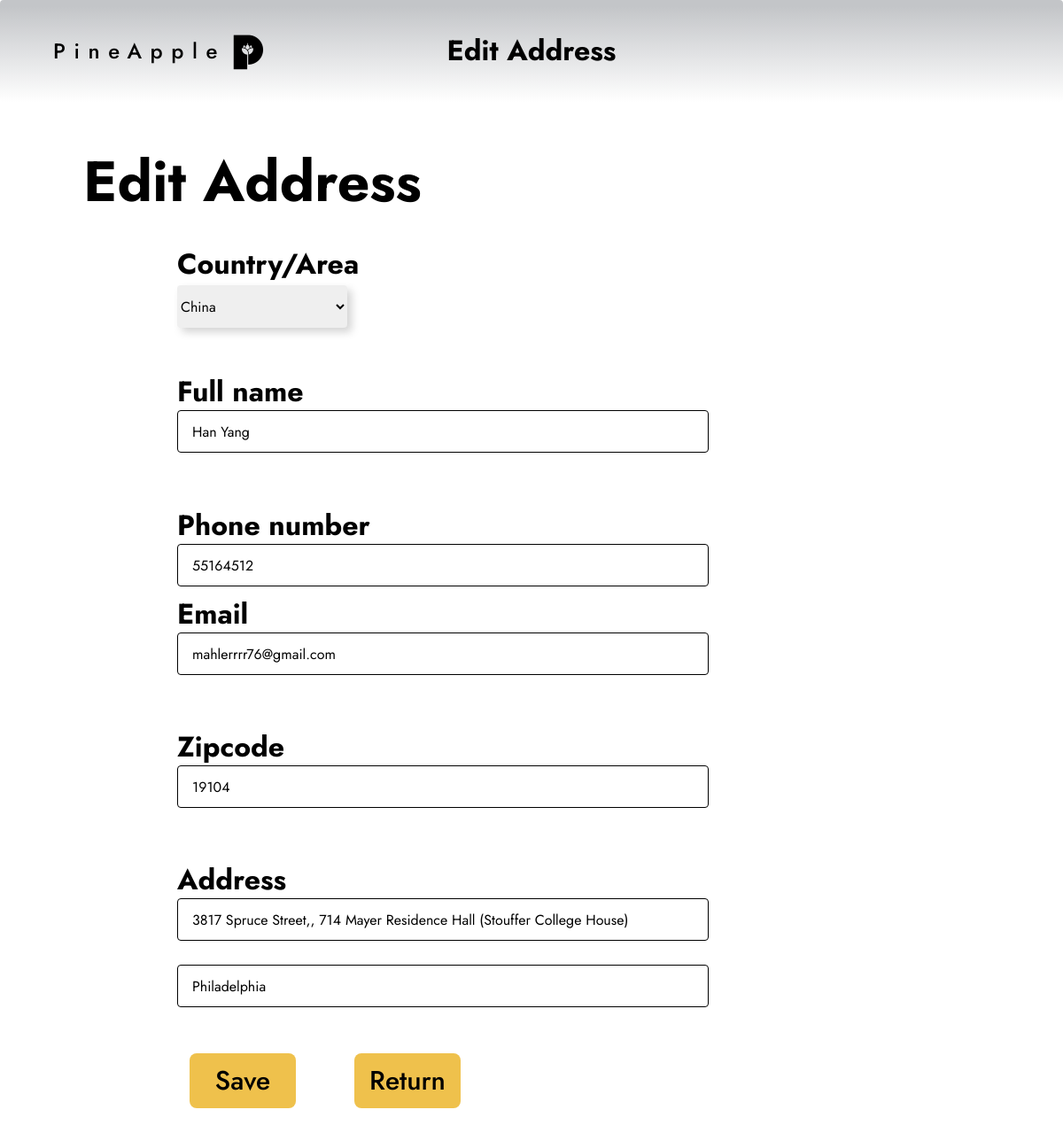
/change-address1.php (signed in), run on an earlier commit of the app's database.
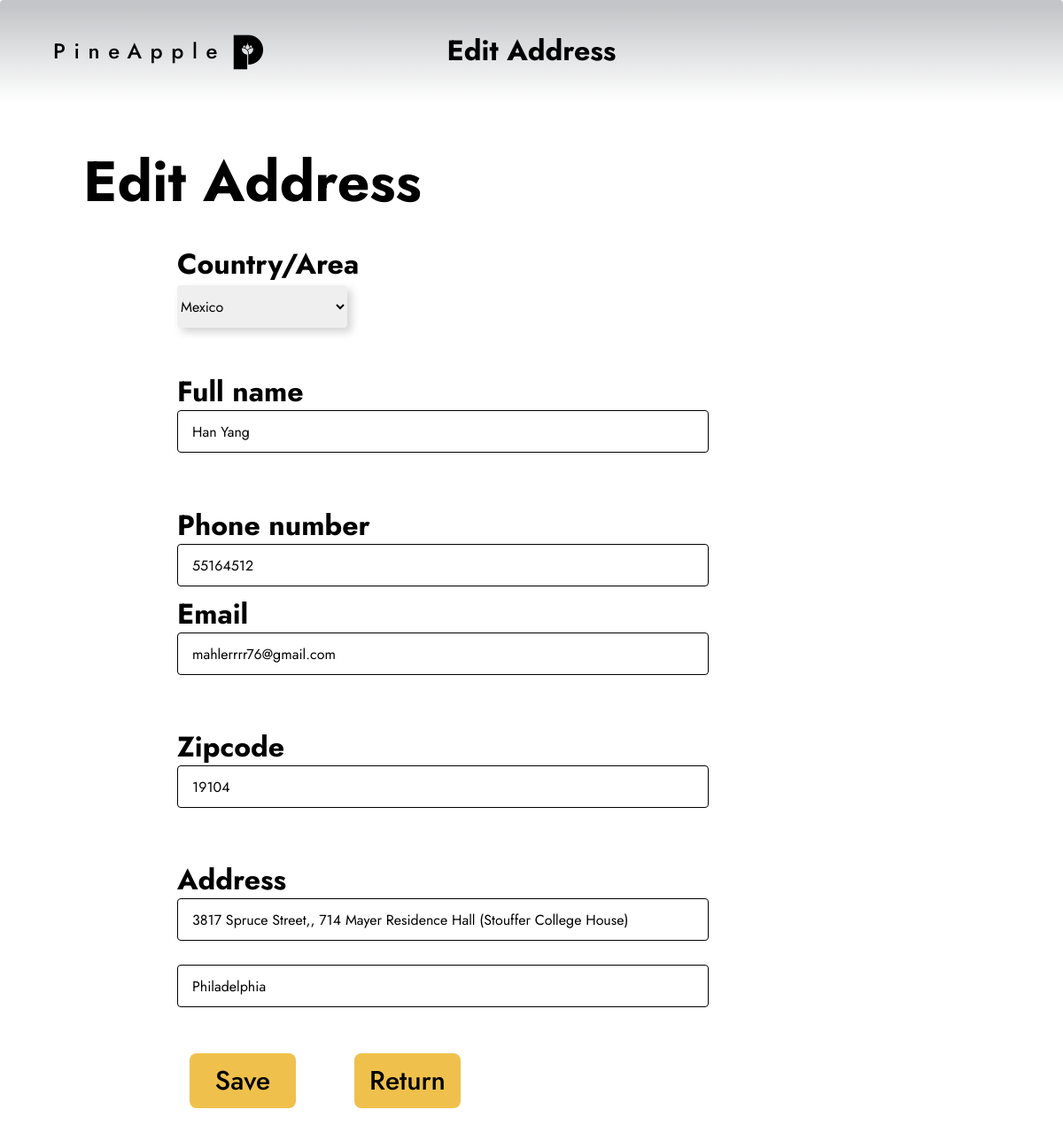
And on a later commit of the database.
### tables this page shows
CREATE TABLE IF NOT EXISTS `tbl_customer` (
  `id` int NOT NULL AUTO_INCREMENT,
  `name` varchar(255) NOT NULL,
  `address` text NOT NULL,
  `city` varchar(30) NOT NULL,
  `country` varchar(30) NOT NULL,
  `zip` varchar(30) NOT NULL,
  `phone` varchar(30) NOT NULL,
  `email` varchar(255) NOT NULL,
  `pass` varchar(32) NOT NULL,
  PRIMARY KEY (`id`)
);

### classess/Customer.php (called while the page is built, shortened)
<?php
$filepath = realpath(dirname(__FILE__));
include_once ($filepath.'/../lib/Database.php');
?>
<?php
class Customer{
	private $db;
	public function __construct()
	{
		$this->db = new Database();
	}
	public function getCustomerData($id){
		$query = "SELECT * FROM tbl_customer WHERE id = '$id'";
		$result = $this->db->select($query);
		return $result;
	}
}
?>

### lib/Database.php (called while the page is built, shortened)
<?php
Class Database{
 public $host   = DB_HOST;
 public $user   = DB_USER;
 public $pass   = DB_PASS;
 public $dbname = DB_NAME;
 public $link;
private function connectDB(){
 $this->link = new mysqli($this->host, $this->user, $this->pass,
  $this->dbname);
 }
public function select($query){
  $result = $this->link->query($query) or
   die($this->link->error.__LINE__);
  if($result->num_rows > 0){
    return $result;
  } else {
    return false;
  }
 }
}

### lib/Session.php (called while the page is built, shortened)
<?php
class Session{
 public static function get($key){
  if (isset($_SESSION[$key])) {
   return $_SESSION[$key];
  } else {
   return false;
  }
 }
}
?>

### change-address1.php (the view, shortened to what the changed rows need)
<?php
include 'lib/Session.php';
include 'lib/Database.php';
$cmr = new Customer();
?>
<!DOCTYPE html>
<html lang="en">
  <head>
    <link
      rel="stylesheet"
      href="https://unpkg.com/animate.css@4.1.1/animate.css"
    />
    <link
      rel="stylesheet"
      href="https://unpkg.com/@teleporthq/teleport-custom-scripts/dist/style.css"
    />
  </head>
  <body>
    <link rel="stylesheet" href="./style.css" />
    <div>
      <link href="./change-address.css" rel="stylesheet" />
      <div class="change-address-container">
        <div class="change-address-container1">
          <div class="change-address-container2">
            <h1>Edit Address</h1>
          </div>
          <?php
    		    $id = Session::get("cmrId");
    		    $getdata = $cmr->getCustomerData($id);
    		    if ($getdata) {
    			    while ($result = $getdata->fetch_assoc()) {
    		 ?>
          <form action="" method="post">
            <div class="change-address-container3">
              <h1 class="change-address-text1">Edit Address
              </h1>
              <div class="change-address-container4">
                <div class="change-address-container5">
                  <input name = "name" type="text" class="change-address-textinput input" value="<?php echo $result['name'];?>"/>
                  <h1 class="change-address-text2">Full name</h1>
                </div>
              </div>
              <div class="change-address-container6">
                <input name = "phone" type="text" class="change-address-textinput1 input" value="<?php echo $result['phone'];?>"/>
                <h1 class="change-address-text4">Phone number</h1>
              </div>
              <div class="change-address-container8">
                <input name = "email" type="text" class="change-address-textinput4 input" value="<?php echo $result['email'];?>"/>
                <h1 class="change-address-text6">Email</h1>
              </div>
              <div class="change-address-container7">
                <input name = "address" type="text" placeholder="address" class="change-address-textinput2 input" value="<?php echo $result['address'];?>"/>
                <h1 class="change-address-text5">Address</h1>
                <input name = "city" type="text" placeholder="city" class="change-address-textinput3 input" value="<?php echo $result['city'];?>"/>
              </div>
              <div class="change-address-container9">
                <input name = "zip" type="text" class="change-address-textinput4 input" value="<?php echo $result['zip'];?>"/>
                <h1 class="change-address-text6">Zipcode</h1>
              </div>
              <div class="change-address-ct1">
                  <h1 class="change-address-text3">Country/Area</h1>
                    <select name="country" size="1" class="change-address-select"> <?php $countries = [ "China", "China HK", "United States", "Canada", "United Kingdom", "Australia", "Germany", "France", "Italy", "Spain", "Brazil", "India", "Japan", "South Korea", "South Africa", "Mexico", "Russia", "Argentina", "Belgium", "Chile", "Denmark", "Egypt", "Finland", "Greece", "Hungary", "Indonesia", "Jamaica", "Kenya", "Luxembourg", "Malaysia", "Netherlands", "Oman", "Portugal", "Qatar", "Romania", "Sweden", "Thailand", "Ukraine", "Vietnam", "Yemen", "Zimbabwe" ];
                      foreach ($countries as $country) {
                        echo '<option value="'.$country.'"'.($country == $result['country'] ? ' selected="selected"' : '').'>'.$country.'</option>';
                      } ?>
                    </select>
                </div>
              <input type="submit" name="submit" value="Save" class="change-address-navlink1 navbar-link">
              <a type="button" href="my-address.php" class="change-address-navlink9 navbar-link">
                Return
              </a>
            </div>
          </form>
          <?php }} ?>
        </div>
      </div>
    </div>
  </body>
</html>

What changed in the data, as far as the page shows it:
changed tbl_customer "Han Yang": country "China" → "Mexico"
